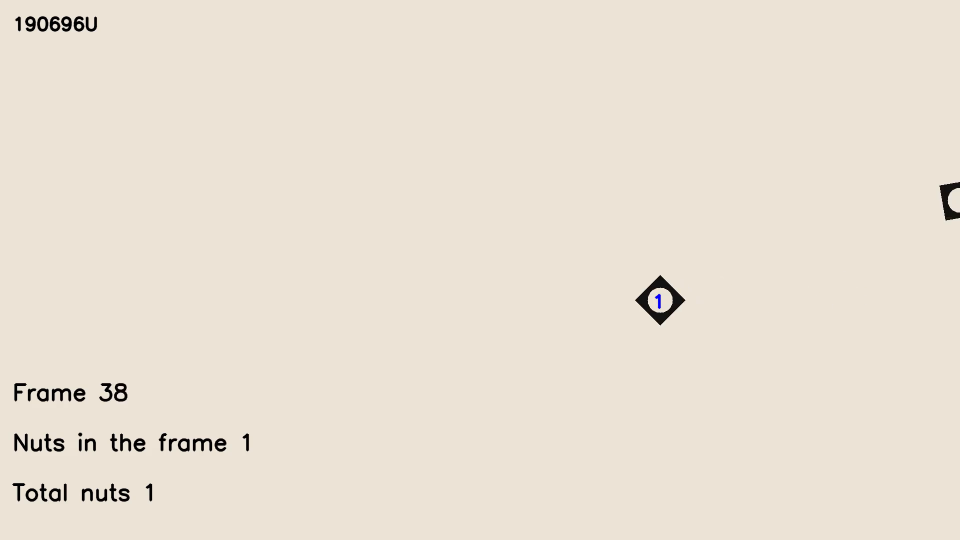
#> input picture frame 38 of Assignments/Assignment 3/190696U_en2550_a05.mp4, 1920 x 1080 px, given in place of conveyor.mp4, which was not available (shown at 1/2 size)
$ jupyter execute --allow-errors 190696U_Assignment3.ipynb   (text cells are left out)
#> lines starting #> are read from the running program, lines starting #| are printed output that depends on the picture; after the words box and inside, x2 and y2 are one past the last pixel; in counts of white or black regions, pixels touching at a corner belong together
[cell 1]
import cv2 as cv
import numpy as np
import matplotlib.pyplot as plt

hexnut_template = cv.imread('hexnut_template.png', cv.IMREAD_COLOR)
squarenut_template =  cv.imread('squarenut_template.png', cv.IMREAD_COLOR)
conveyor_f100 =  cv.imread('conveyor_f100.png', cv.IMREAD_COLOR)

fig, ax = plt.subplots(1,3)
#> (the rest of this cell did not finish here and is left out)

#> (a cell that did not finish here is left out)

#> (a cell that did not finish here is left out)

[cell 4]
kernel = np.ones((3,3),np.uint8) #defining the kernal to indicate the number of neighbouring pixels we consider.
#> (the rest of this cell did not finish here and is left out)

#> (a cell that did not finish here is left out)

[cell 6]
print("Statistics of Hexnut =")
#> (the rest of this cell did not finish here and is left out)

[cell 7]
print("Centroids of each nut on the belt =")
#> (the rest of this cell did not finish here and is left out)

#> (a cell that did not finish here is left out)

[cell 9]
cv.namedWindow('Conveyor', cv.WINDOW_NORMAL)
cap = cv.VideoCapture('conveyor.mp4')
f = 0
frame = []
while cap.isOpened():
    ret, frame = cap.read()
#> frame is the input picture: shape (1080, 1920, 3); mean B, G, R 212.2, 225.1, 234
    if not ret:
        print("Can't receive frame (stream end?). Exiting.")
        break

    f += 1
    text = 'Frame:' + str(f)
    cv.putText(frame,text , (100, 100), cv.FONT_HERSHEY_COMPLEX, 1, (0,250,0), 1, cv.LINE_AA)
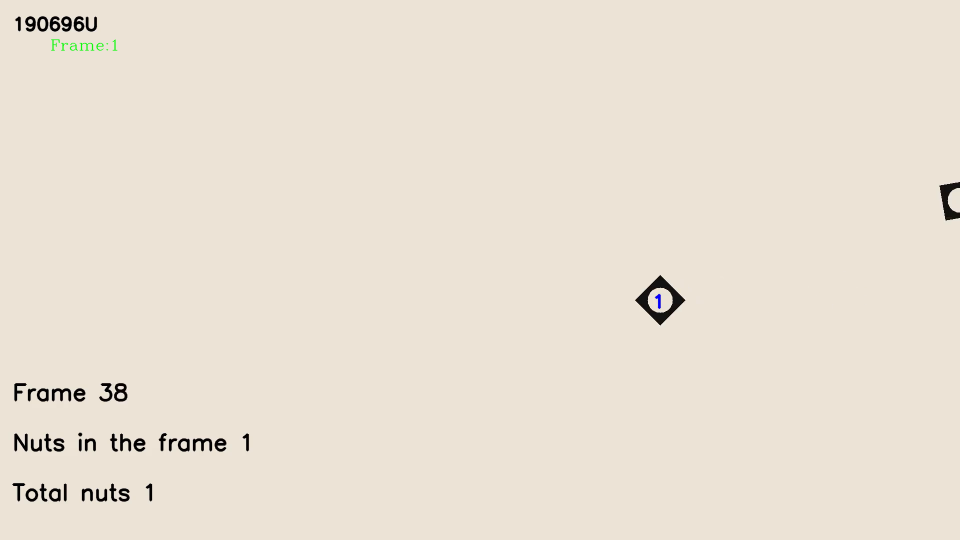
#> frame: shape (1080, 1920, 3) (shown at 1/2 size); 0.05% of pixels changed, all inside (x1, y1, x2, y2) = (102, 78, 236, 102)
    cv.imshow('Conveyor', frame)

    if cv.waitKey(1) == ord('q'):
#> (key q is pressed here)
        break

cap.release()
cv.destroyAllWindows()

[cell 10]
label = 1 # the label of the background is 0
#> (the rest of this cell did not finish here and is left out)

[cell 11]
# Function to process each frame by thresholding, closing, connected component analysis
# [12 lines left out: function process_frame, not called in this run]

[cell 12]
# Function to detect the similarity between two frames
# [10 lines left out: function detect_diff, not called in this run]

[cell 13]
# Function to get the index of a nut of the current frame in the previous frame
# [17 lines left out: function prev_index, not called in this run]

[cell 14]
# Functions to process the video frame by frame
# [64 lines left out: function process_video, not called in this run]

[cell 15]
# Use the above two functions to compare the conveyor_f100.png and conveyor_f101.png.

frame1 = cv.imread('conveyor_f100.png', cv.IMREAD_COLOR)
frame2 = cv.imread('conveyor_f101.png', cv.IMREAD_COLOR)
delta = np.array([10])
i = np.array([0])   # Compare x coordinate

frames = [frame1, frame2]
#> (the rest of this cell did not finish here and is left out)

[cell 16]
# cv.namedWindow('Conveyor', cv.WINDOW_NORMAL)
cap = cv.VideoCapture('conveyor.mp4')
f = 0
video = []

while cap.isOpened():
    ret, frame = cap.read()
    if not ret:
        print("All frames loaded.")
        break

    f += 1
    video.append(frame)

    if cv.waitKey(1) == ord('q'):
#> (key q is pressed here)

$ run again, starting later in the video
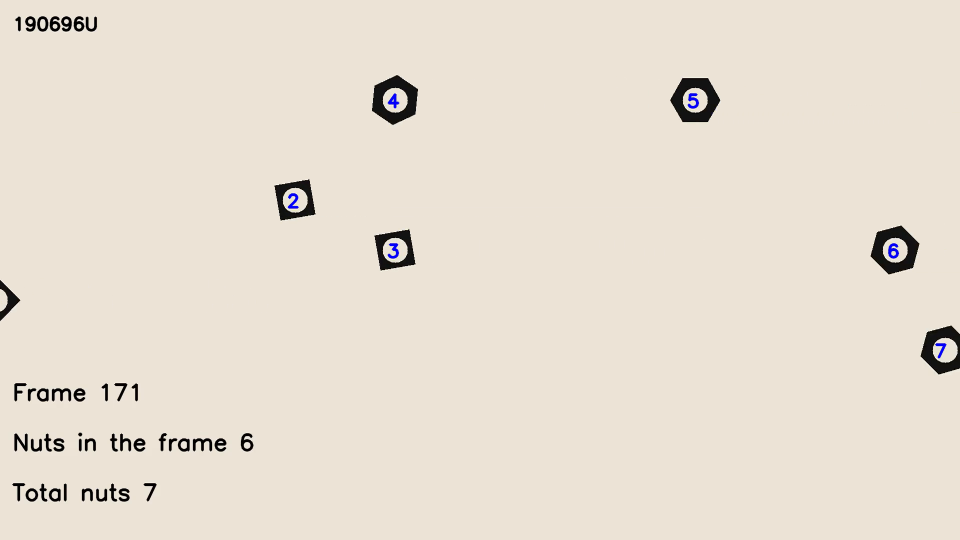
#> input picture frame 171 of Assignments/Assignment 3/190696U_en2550_a05.mp4, 1920 x 1080 px, given in place of conveyor.mp4, which was not available (shown at 1/2 size)
#> frame is the input picture: shape (1080, 1920, 3); mean B, G, R 210.3, 222.8, 231.6
#> `cv.putText(frame,text , (100, 100), cv.FONT_HERSHEY_COMPLEX, 1, (0,250..`:
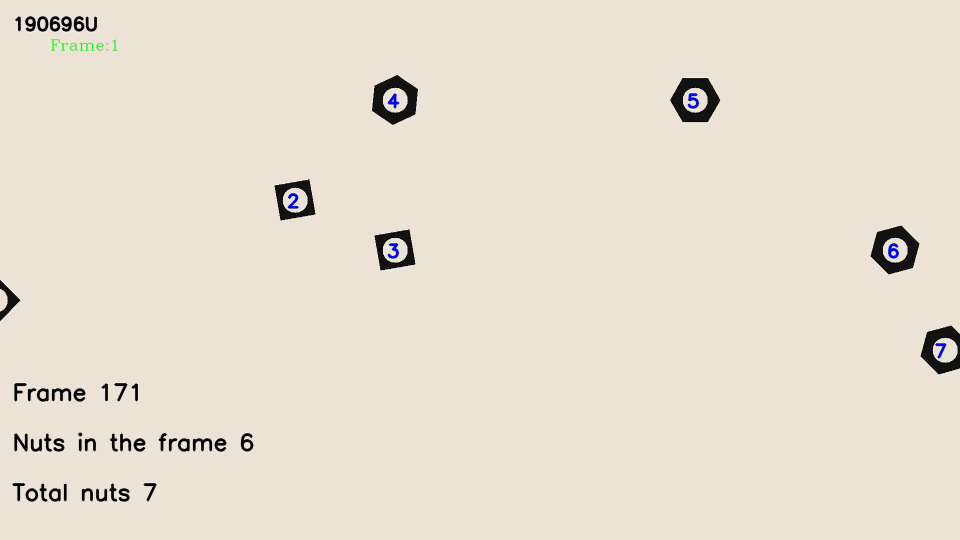
#> frame: shape (1080, 1920, 3) (shown at 1/2 size); 0.05% of pixels changed, all inside (x1, y1, x2, y2) = (102, 78, 236, 102)
